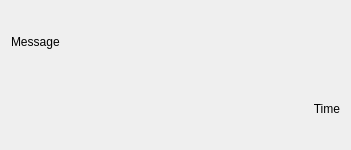
<?xml version="1.0" encoding="UTF-8"?>
<ui version="4.0">
 <class>ChatItemWidget</class>
 <widget class="QWidget" name="ChatItemWidget">
  <property name="geometry">
   <rect>
    <x>0</x>
    <y>0</y>
    <width>351</width>
    <height>150</height>
   </rect>
  </property>
  <property name="windowTitle">
   <string>Form</string>
  </property>
  <layout class="QVBoxLayout" name="verticalLayout">
   <item>
    <widget class="QLabel" name="lbMessage">
     <property name="text">
      <string>Message</string>
     </property>
     <property name="wordWrap">
      <bool>true</bool>
     </property>
    </widget>
   </item>
   <item>
    <widget class="QLabel" name="lbTime">
     <property name="text">
      <string>Time</string>
     </property>
     <property name="alignment">
      <set>Qt::AlignRight|Qt::AlignTrailing|Qt::AlignVCenter</set>
     </property>
    </widget>
   </item>
  </layout>
 </widget>
 <resources/>
 <connections/>
</ui>
